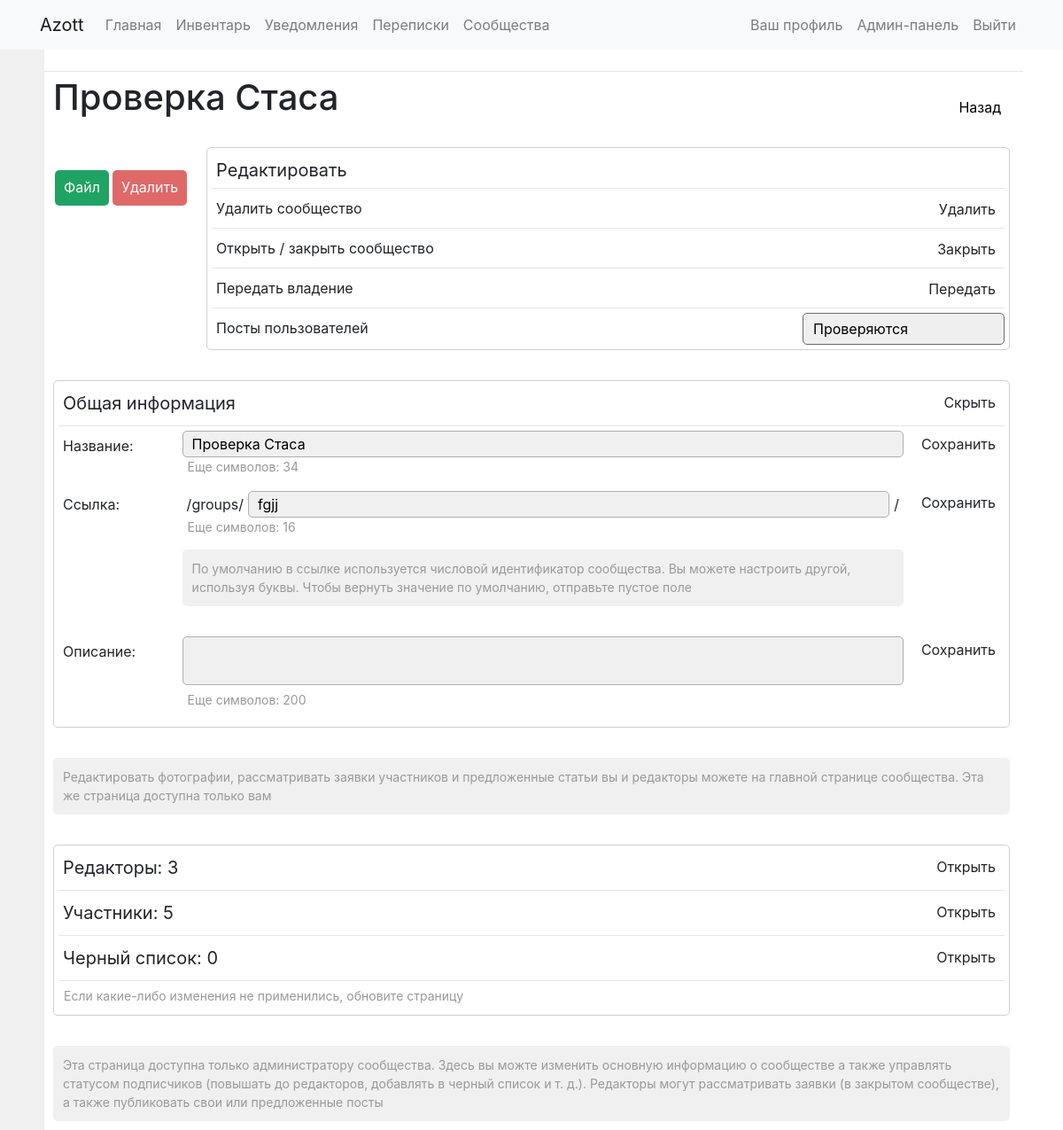
/groups/fgjj/edit/ (signed in), run on the app's committed database.
### communities/models.py (models this page shows, shortened)
class Group(models.Model):
	groupname = models.CharField(max_length=40)
	image = models.ImageField(upload_to='groups/groupimages', default=False)
	slug = models.SlugField(max_length=40, unique=True)
	description = models.TextField(blank=True)
	public = models.BooleanField(default=True)
	allowarticles = models.IntegerField(default=2)
	pubdate = models.DateTimeField('date published', default=datetime.now)
	admin = models.ForeignKey(User, on_delete=models.CASCADE, null=True, blank=True, related_name='groups_admins')
	editors = models.ManyToManyField(User, blank=True, related_name='groups_editors')
	subscribers = models.ManyToManyField(User, blank=True, related_name='groups_subs')
	subrequests = models.ManyToManyField(User, blank=True, related_name='groups_requests')
	banned = models.ManyToManyField(User, blank=True, related_name='groups_banned')
	rating = models.FloatField(null=True, blank=True, default=0)

### communities/views.py (the view)
# urls.py: path('<str:groupslug>/edit/', editgroup, name='editgroup'),
def editgroup(request, groupslug):
    if Group.objects.filter(slug=groupslug).exists():
        group = Group.objects.get(slug=groupslug)
        if group.admin != request.user:
            return HttpResponseRedirect('/groups/' + group.slug + '/')
        else:
            group = {'group': group}
            return render(request, 'communities/edit.html', group)
    else:
        return render(request, 'communities/nogroup.html')

### communities/templates/communities/edit.html (shortened to what this page needs)
{% extends "base_general.html" %}
{% load static %}
{% block links %}
  <link rel="stylesheet" href="{% static 'communities/css/style.css' %}"/>
{% endblock %}
{% block content %}
  <div class="inline-wrapper">
    <h1>{{ group.groupname }}</h1>
    <a id="back" class="button1" href="{% url 'communities:community' group.slug %}">Назад</a>
  </div>
  <br>
  <div class="inline-wrapper">
    {% if group.image.url != '/media/False' %}
      <div style="margin-right: 20px;">
        <form id="imageform" action="{% url 'communities:moreedit' group.id %}" method="POST" enctype="multipart/form-data">
          <div id="stage1" class="inline-wrapper">
            <div id="uploadimage" class="button0 green" onclick="document.getElementById('fileinput').click()">Файл</div>
            <div id="deletegroupimage" class="button0 red" onclick="deletegroupimage()">Удалить</div>
          </div>
        </form>
      </div>
    {% endif %}
    <div class="plate" style="width: 100%;">
      <div class="text1">Редактировать</div>
      <hr>
      <div class="inline-wrapper">
        <div class="text2">Удалить сообщество</div>
        <div class="inline-wrapper">
          <div id="delete" class="button2 visible" onclick="showwarning2('Удалить сообщество?', 'deletegroup()')">Удалить</div>
        </div>
      </div>
      <hr>
      <div class="inline-wrapper">
        <div class="text2">Открыть / закрыть сообщество</div>
        {% if group.public %}
          <div id="publicstatus" class="button2" onclick="closegroup('{{ group.id }}')">Закрыть</div>
        {% else %}
          <div id="publicstatus" class="button2" onclick="opengroup('{{ group.id }}')">Открыть</div>
        {% endif %}
      </div>
      <hr>
      <div class="inline-wrapper">
        <div class="text2">Передать владение</div>
        <div class="button2" onclick="showeditors()">Передать</div>
      </div>
      <hr>
      <div class="inline-wrapper">
        <div class="text2">Посты пользователей</div>
        <select class="pointer" onchange="allowarticles()" name="" id="allow_articles_selector">
          <option value="2" {% if group.allowarticles == 2 %}selected{% endif %}>Проверяются</option>
        </select>
      </div>
    </div>
  </div>
  <br>
  <div class="plate">
    <div class="inline-wrapper">
      <div class="text1">Общая информация</div>
      <div class="button1" onclick="hide('hid1', this)">Скрыть</div>
    </div>
    <div id="hid1" class="visible">
      <hr>
      <div class="inline-wrapper">
        <div class="text2" style="width: 170px;">Название:</div>
        <div style="width: 100%; margin-right: 10px;">
          <input id="nameinput" class="input1 solid" maxlength="48" type="text" value="{{ group.groupname }}" oninput="update_symbols('symbols_nameinput', 'nameinput', 48)">
          <div class="text3" id="symbols_nameinput" style="margin-top: -10px; margin-bottom: 15px;">Символов: 20</div>
        </div>
        <div class="button2" onclick="savevalue('name')" style="margin-top: 1px;">Сохранить</div>
      </div>
      <div class="inline-wrapper">
        <div class="text2" style="width: 170px;">Ссылка: </div>
        <div style="width: 100%; margin-right: 10px;">
          <div class="inline-wrapper">
            <div class="text2">/groups/</div>
            <input id="sluginput" placeholder="{{ group.id }}" class="input1 solid" maxlength="20" type="text" value="{{ group.slug }}" style="margin-top: 2px; text-transform:lowercase" oninput="update_symbols('symbols_sluginput', 'sluginput', 20)">
            <div class="text2">/</div>
          </div>
          <div class="text3" id="symbols_sluginput" style="margin-top: -10px; margin-bottom: 15px;">Символов: 20</div>
          <div class="solid">
            <div class="text3">По умолчанию в ссылке используется числовой идентификатор сообщества. Вы можете настроить другой, используя буквы. Чтобы вернуть значение по умолчанию, отправьте пустое поле</div>
          </div>
        </div>
        <div class="button2" onclick="savevalue('slug')" style="margin-top: 1px;">Сохранить</div>
      </div>
      <br>
      <div class="inline-wrapper">
        <div class="text2" style="width: 170px;">Описание:</div>
        <div style="width: 100%; margin-right: 10px;">
          <textarea id="descriptioninput" maxlength="200" class="textarea1 solid" oninput="auto_grow(this); update_symbols('symbols_descriptioninput', 'descriptioninput', 200)" onclick="auto_grow(this)">{{ group.description }}</textarea>
          <div class="text3" id="symbols_descriptioninput" style="margin-top: -10px; margin-bottom: 15px;">Символов: 20</div>
        </div>
        <div class="button2" onclick="savevalue('description')" style="margin-top: 1px;">Сохранить</div>
      </div>
    </div>
  </div>
  <br>
  <div class="solid">
    <div class="text3">Редактировать фотографии, рассматривать заявки участников и предложенные статьи вы и редакторы можете на главной странице сообщества. Эта же страница доступна только вам
    </div>
  </div>
  <br>
  <div class="plate">
    <div class="inline-wrapper">
      <div class="text1">Редакторы: {{ group.editors.count }}</div>
      <div class="button1" onclick="show('hid2.1', this)">Открыть</div>
    </div>
    <hr>
    <div class="inline-wrapper">
      <div class="text1">Участники: {{ group.subscribers.count }}</div>
      <div class="button1" onclick="show('hid2', this)">Открыть</div>
    </div>
    <hr>
    <div class="inline-wrapper">
      <div class="text1">Черный список: {{ group.banned.count }}</div>
      <div class="button1" onclick="show('hid2.2', this)">Открыть</div>
    </div>
    <hr>
    <div class="text3">Если какие-либо изменения не применились, обновите страницу</div>
  </div>
  <br>
  <div class="solid">
    <div class="text3">Эта страница доступна только администратору сообщества. Здесь вы можте изменить основную информацию о сообществе а также управлять статусом подписчиков (повышать до редакторов, добавлять в черный список и т. д.). Редакторы могут рассматривать заявки (в закрытом сообществе), а также публиковать свои или предложенные посты
    </div>
  </div>
{% endblock %}

### static/communities/css/style.css (style rules this page uses)
hr { margin: 5px 0px; }
html { overflow-y: scroll; }
* { box-sizing: border-box; text-decoration: none; outline: none; list-style-type: none; height: auto; word-wrap: break-word; }
a { color: black; text-decoration: none; }
i, img, .button0, .button0-1, .button1, .button2, .button3 { -webkit-touch-callout: none; -webkit-user-select: none; -khtml-user-select: none; -moz-user-select: none; -ms-user-select: none; user-select: none; }
.plate { padding: 5px; border: 1px solid #D0D0D0; border-radius: 5px; margin-bottom: 10px; background-color: white; }
.solid { padding: 5px; background-color: #F0F0F0; border-radius: 5px; margin-bottom: 10px; }
.inline-wrapper { display: flex; justify-content: space-between; }
.text1 { margin: 5px; font-size: 20px; white-space: pre-line; }
.text2 { margin: 5px; font-size: 16px; white-space: pre-line; }
.text3 { margin: 6px; font-size: 14px; color: #999; white-space: pre-line; }
.button0 { width: 100%; margin: 2px 2px 0px; text-align: center; min-height: 40px; padding: 7px 10px; border-radius: 5px; cursor: pointer; transition: background-color 0.2s, color 0.2s; margin-bottom: auto; white-space: nowrap; }
.button1 { text-align: center; min-height: 40px; padding: 7px 10px; border-radius: 10px; cursor: pointer; transition: 0.2s; margin-top: auto; }
.button2 { text-align: center; margin-top: 4px; height: 30px; padding: 2px 10px; border-radius: 10px; cursor: pointer; transition: 0.2s; }
.input1 { width: 100%; border: 1px solid #AFAFAF; border-radius: 5px; padding: 2px 10px; }
.textarea1 { width: 100%; min-height: 55px; overflow: hidden; resize: none; border: 1px solid #AFAFAF; border-radius: 5px; padding: 2px 10px; }
select { border-radius: 5px; border: 1px solid #6B6B6B; padding: 5px 10px; }
select { -webkit-appearance: none; -moz-appearance: none; text-indent: 1px; text-overflow: ''; }
option { padding: 10px; }
.visible { display: block; }
.red { background-color: #DF6969; color: #FAFAFA; }
.green { background-color: #1FA363; color: #FAFAFA; }

### data on the page
Group: groupname "Проверка Стаса", allowarticles "Проверяются", slug "fgjj", editors.count "3", subscribers.count "5", banned.count "0"
